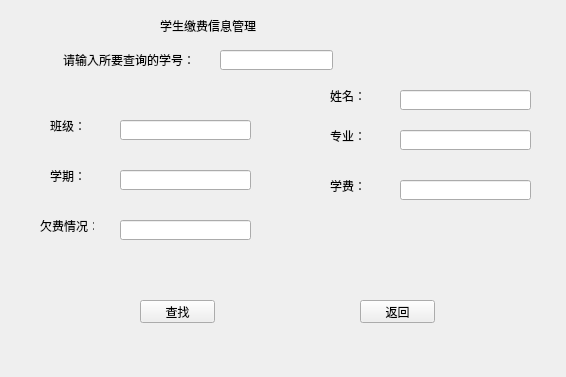
<?xml version="1.0" encoding="UTF-8"?>
<ui version="4.0">
 <class>feefind</class>
 <widget class="QWidget" name="feefind">
  <property name="geometry">
   <rect>
    <x>0</x>
    <y>0</y>
    <width>566</width>
    <height>377</height>
   </rect>
  </property>
  <property name="windowTitle">
   <string>Form</string>
  </property>
  <widget class="QLabel" name="label">
   <property name="geometry">
    <rect>
     <x>230</x>
     <y>30</y>
     <width>54</width>
     <height>12</height>
    </rect>
   </property>
   <property name="text">
    <string/>
   </property>
  </widget>
  <widget class="QLabel" name="label_3">
   <property name="geometry">
    <rect>
     <x>63</x>
     <y>50</y>
     <width>131</width>
     <height>20</height>
    </rect>
   </property>
   <property name="text">
    <string>请输入所要查询的学号：</string>
   </property>
  </widget>
  <widget class="QLabel" name="label_4">
   <property name="geometry">
    <rect>
     <x>160</x>
     <y>10</y>
     <width>231</width>
     <height>31</height>
    </rect>
   </property>
   <property name="styleSheet">
    <string notr="true">font: 20pt &quot;Arial&quot;;</string>
   </property>
   <property name="text">
    <string>学生缴费信息管理</string>
   </property>
  </widget>
  <widget class="QLabel" name="label_2">
   <property name="geometry">
    <rect>
     <x>50</x>
     <y>120</y>
     <width>54</width>
     <height>12</height>
    </rect>
   </property>
   <property name="text">
    <string>班级：</string>
   </property>
  </widget>
  <widget class="QLabel" name="label_5">
   <property name="geometry">
    <rect>
     <x>50</x>
     <y>170</y>
     <width>54</width>
     <height>12</height>
    </rect>
   </property>
   <property name="text">
    <string>学期：</string>
   </property>
  </widget>
  <widget class="QLabel" name="label_6">
   <property name="geometry">
    <rect>
     <x>40</x>
     <y>220</y>
     <width>54</width>
     <height>12</height>
    </rect>
   </property>
   <property name="text">
    <string>欠费情况：</string>
   </property>
  </widget>
  <widget class="QLabel" name="label_7">
   <property name="geometry">
    <rect>
     <x>330</x>
     <y>180</y>
     <width>54</width>
     <height>12</height>
    </rect>
   </property>
   <property name="text">
    <string>学费：</string>
   </property>
  </widget>
  <widget class="QLabel" name="label_9">
   <property name="geometry">
    <rect>
     <x>330</x>
     <y>90</y>
     <width>54</width>
     <height>12</height>
    </rect>
   </property>
   <property name="text">
    <string>姓名：</string>
   </property>
  </widget>
  <widget class="QLineEdit" name="stu_money_banji_lineEdit">
   <property name="geometry">
    <rect>
     <x>120</x>
     <y>120</y>
     <width>131</width>
     <height>20</height>
    </rect>
   </property>
  </widget>
  <widget class="QLineEdit" name="stu_money_termlineEdit">
   <property name="geometry">
    <rect>
     <x>120</x>
     <y>170</y>
     <width>131</width>
     <height>20</height>
    </rect>
   </property>
  </widget>
  <widget class="QLineEdit" name="stu_money_arrearagelineEdit">
   <property name="geometry">
    <rect>
     <x>120</x>
     <y>220</y>
     <width>131</width>
     <height>20</height>
    </rect>
   </property>
  </widget>
  <widget class="QLineEdit" name="stu_money_namelineEdit">
   <property name="geometry">
    <rect>
     <x>400</x>
     <y>90</y>
     <width>131</width>
     <height>20</height>
    </rect>
   </property>
  </widget>
  <widget class="QLineEdit" name="stu_money_majorlineEdit">
   <property name="geometry">
    <rect>
     <x>400</x>
     <y>130</y>
     <width>131</width>
     <height>20</height>
    </rect>
   </property>
  </widget>
  <widget class="QLineEdit" name="stu_money_feelineEdit">
   <property name="geometry">
    <rect>
     <x>400</x>
     <y>180</y>
     <width>131</width>
     <height>20</height>
    </rect>
   </property>
  </widget>
  <widget class="QLineEdit" name="stu_moneyIDineEdit">
   <property name="geometry">
    <rect>
     <x>220</x>
     <y>50</y>
     <width>113</width>
     <height>20</height>
    </rect>
   </property>
  </widget>
  <widget class="QLabel" name="label_8">
   <property name="geometry">
    <rect>
     <x>330</x>
     <y>130</y>
     <width>54</width>
     <height>12</height>
    </rect>
   </property>
   <property name="text">
    <string>专业：</string>
   </property>
  </widget>
  <widget class="QPushButton" name="stu_money_queryButton">
   <property name="geometry">
    <rect>
     <x>140</x>
     <y>300</y>
     <width>75</width>
     <height>23</height>
    </rect>
   </property>
   <property name="text">
    <string>查找</string>
   </property>
  </widget>
  <widget class="QPushButton" name="stu_money_backButton">
   <property name="geometry">
    <rect>
     <x>360</x>
     <y>300</y>
     <width>75</width>
     <height>23</height>
    </rect>
   </property>
   <property name="text">
    <string>返回</string>
   </property>
  </widget>
 </widget>
 <resources/>
 <connections/>
</ui>
